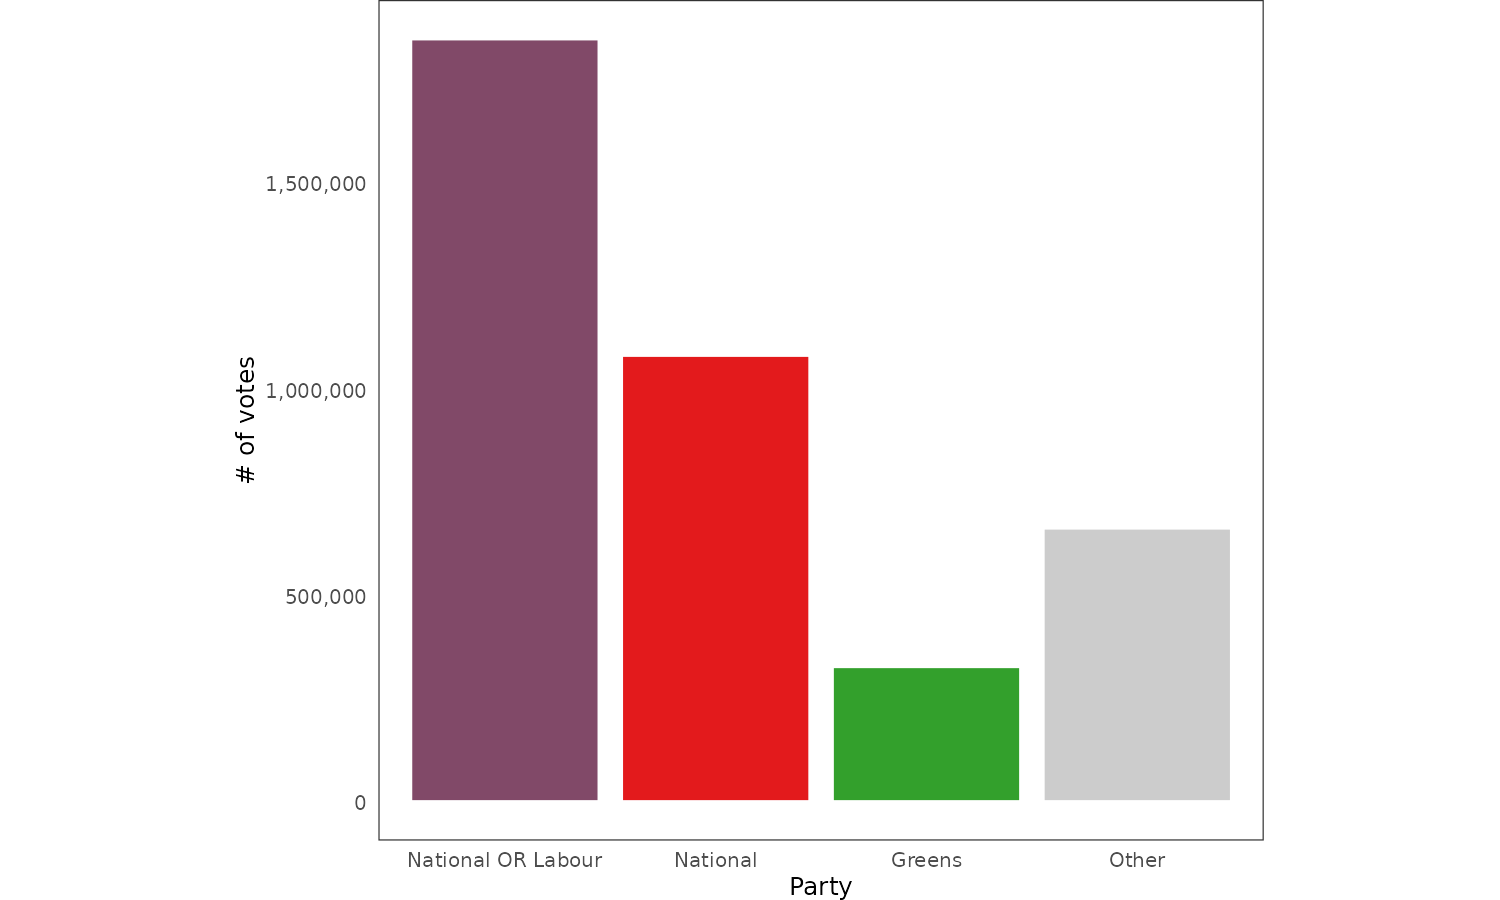

R code for this plot:
library(colorspace)
source("./figures/defaults.R")

# This is a truly terrible CSV
df <- read.csv("./data/nz_general_election_2023.csv", skip = 2, nrows = 38)
df <- df[-c(1:3), c(1, 3)]
names(df) <- c("party", "votes")
df$votes <- as.numeric(df$votes)
df <- subset(df, !is.na(votes) & votes > 0)
df <- df[order(-df$votes), ]

df$party <- ifelse(df$votes >= df$votes[3], df$part, "Other")
df <- aggregate(. ~ party, df, sum)
df <- df[order(-df$votes), ]
df$party <- factor(df$party, levels = c(setdiff(df$party, "Other"), "Other"))
levels(df$party) <- c("National", "Labour", "Greens", "Other")
labour_index <- which(df$party == "Labour")

df2 <- df
df2$party <- as.character(df2$party)
df2$party[labour_index] <- "National OR Labour"
df2$votes[labour_index] <- df$votes[labour_index] + df$votes[which(df$party == "National")]

df2 <- df2[order(-df2$votes), ]
df2$party <- factor(df2$party, levels = c(setdiff(df2$party, "Other"), "Other"))

colors2 <- c(palette.colors(6, "paired")[c(1, 3, 2) * 2], "grey80")
colors2[1] <- rgb(t(rowMeans(col2rgb(colors2[1:2]))) / 255)

p <- ggplot(df2, aes(party, votes, fill = party)) +
  geom_bar(stat = "identity", col = "white") +
  scale_y_continuous(labels = scales::comma)  +
  scale_fill_manual(values = colors2) +
  labs(x = "Party", y = "# of votes") +
  guides(fill = "none") +
  clean_theme +
  theme(plot.margin = unit(c(0, 2, 0, 2), units = "cm"))

ggsave("./figures/barplot-notbijection.png", p, dpi = 300,
       width = def_width, height = def_height, units = "in")
